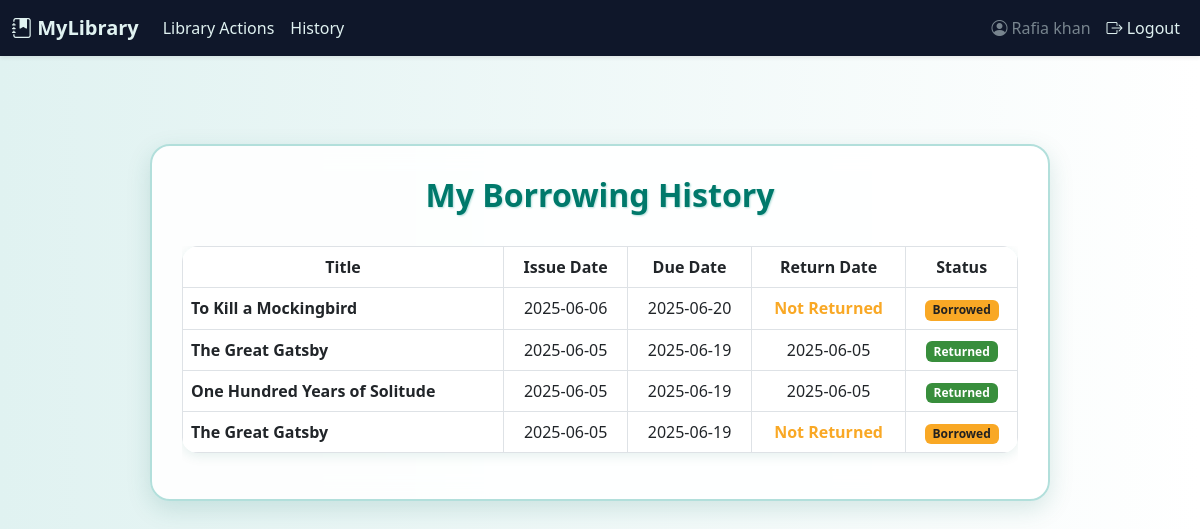
The page /user_history (signed in) on the database as committed earlier.
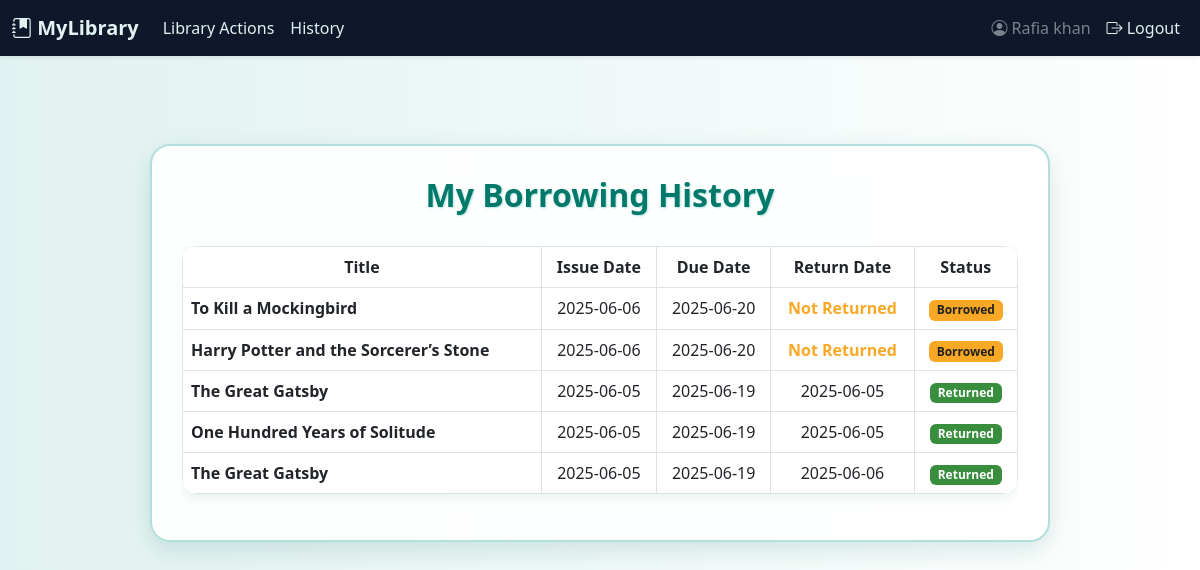
The same page on the database as committed later.
### tables this page shows
CREATE TABLE Transactions (
    transaction_id INTEGER PRIMARY KEY AUTOINCREMENT,
    user_id INTEGER,
    book_id INTEGER,
    issue_date DATE NOT NULL,
    due_date DATE NOT NULL,
    return_date DATE,
    status TEXT DEFAULT 'borrowed',
    FOREIGN KEY (user_id) REFERENCES Users(user_id),
    FOREIGN KEY (book_id) REFERENCES Books(book_id)
);

CREATE TABLE Books (
    book_id INTEGER PRIMARY KEY AUTOINCREMENT,
    title TEXT NOT NULL,
    author_name TEXT,
    edition TEXT,
    publisher TEXT,
    language TEXT,
    published_year INTEGER,
    total_copies INTEGER DEFAULT 1,
    available_copies INTEGER DEFAULT 1
);

### routes/book_routes.py (the view)
    def wrapper(*args, **kwargs):
        if 'user_id' not in session:
            return redirect(url_for('auth.auth'))
        return view_func(*args, **kwargs)

### routes/book_routes.py (called while the page is built)
def login_required(view_func):
    def wrapper(*args, **kwargs):
        if 'user_id' not in session:
            return redirect(url_for('auth.auth'))
        return view_func(*args, **kwargs)
    wrapper.__name__ = view_func.__name__
    return wrapper

@book_bp.route('/user_history', methods=['GET'])
@login_required
def user_history():
    user_id = session['user_id']
    conn = sqlite3.connect('library.db')
    conn.row_factory = sqlite3.Row
    c = conn.cursor()
    c.execute("""
        SELECT B.title, T.issue_date, T.due_date, T.return_date, T.status
        FROM Transactions T
        JOIN Books B ON T.book_id = B.book_id
        WHERE T.user_id = ?
        ORDER BY T.issue_date DESC
    """, (user_id,))
    records = c.fetchall()
    conn.close()
    return render_template('user_history.html', records=records)

### templates/user_history.html (shortened to what this page needs)
{% extends 'base.html' %}
{% block content %}
<div class="glass-card">
    <h2 class="section-title">My Borrowing History</h2>
    {% if records %}
    <div class="table-responsive">
        <table class="table table-hover table-bordered align-middle text-center rounded-4 overflow-hidden">
            <thead>
                <tr>
                    <th>Title</th>
                    <th>Issue Date</th>
                    <th>Due Date</th>
                    <th>Return Date</th>
                    <th>Status</th>
                </tr>
            </thead>
            <tbody>
                {% for record in records %}
                <tr>
                    <td class="text-start fw-semibold">{{ record.title }}</td>
                    <td>{{ record.issue_date }}</td>
                    <td>{{ record.due_date }}</td>
                    <td>
                        {% if record.return_date %}
                            {{ record.return_date }}
                        {% else %}
                            <span class="text-warning">Not Returned</span>
                        {% endif %}
                    </td>
                    <td>
                        {% if record.status|lower == 'borrowed' %}
                            <span class="badge bg-warning">Borrowed</span>
                        {% elif record.status|lower == 'returned' %}
                            <span class="badge bg-success">Returned</span>
                        {% elif record.status|lower == 'overdue' %}
                            <span class="badge bg-danger">Overdue</span>
                        {% else %}
                            <span class="badge bg-secondary">{{ record.status }}</span>
                        {% endif %}
                    </td>
                </tr>
                {% endfor %}
            </tbody>
        </table>
    </div>
    {% else %}
    <div class="no-records">
        <i class="bi bi-hourglass-split"></i>
        <p>You haven't borrowed any books yet.</p>
    </div>
    {% endif %}
</div>
{% endblock %}

### templates/base.html (shortened to what this page needs)
<!DOCTYPE html>
<html lang="en">
<head>
    <link rel="stylesheet" href="https://cdn.jsdelivr.net/npm/bootstrap@5.3.0/dist/css/bootstrap.min.css">
    <link rel="stylesheet" href="https://cdn.jsdelivr.net/npm/bootstrap-icons@1.10.5/font/bootstrap-icons.css">
</head>
<body>
    <nav class="navbar navbar-expand-lg navbar-custom shadow-sm">
        <div class="container-fluid">
            <a class="navbar-brand fw-semibold" href="/"><i class="bi bi-journal-bookmark-fill"></i> MyLibrary</a>
            <div class="collapse navbar-collapse" id="navbarNav">
                <ul class="navbar-nav me-auto">
                    {% if session.get('user_id') %}
                        <li class="nav-item"><a class="nav-link" href="/library_actions">Library Actions</a></li>
                        <li class="nav-item"><a class="nav-link" href="/user_history">History</a></li>
                    {% else %}
                        <li class="nav-item"><a class="nav-link" href="{{ url_for('auth.login') }}">Login</a></li>
                        <li class="nav-item"><a class="nav-link" href="{{ url_for('auth.register') }}">Register</a></li>
                    {% endif %}
                </ul>
                {% if session.get('user_id') %}
                <ul class="navbar-nav ms-auto">
                    <li class="nav-item d-flex align-items-center">
                        <span class="nav-link disabled">
                            <i class="bi bi-person-circle"></i> {{ session.get('username') }}
                        </span>
                    </li>
                    <li class="nav-item">
                        <a class="nav-link" href="/logout">
                            <i class="bi bi-box-arrow-right"></i> Logout
                        </a>
                    </li>
                </ul>
                {% endif %}
            </div>
        </div>
    </nav>
    <div class="container py-4">
        {% block content %}{% endblock %}
    </div>
</body>
</html>

### templates/base.html (style rules this page uses)
.navbar-custom { background-color: #0f172a; }
.navbar-brand, .nav-link { color: #e0f2f1 !important; transition: color 0.3s ease, text-shadow 0.3s ease; }
.nav-link.disabled { color: rgba(224, 242, 241, 0.5) !important; }
body { background-color: #f8fafc; font-family: 'Segoe UI', Tahoma, Geneva, Verdana, sans-serif; }

### templates/user_history.html (style rules this page uses)
body { background: linear-gradient(to right, #e0f2f1, #ffffff); }
.glass-card { backdrop-filter: blur(15px); background: rgba(255, 255, 255, 0.9); border-radius: 20px; box-shadow: 0 8px 25px rgba(0, 105, 92, 0.15); padding: 30px; max-width: 900px; width: 100%; margin: 3rem auto; border: 2px solid #b2dfdb; }
h2.section-title { font-weight: 700; color: #00796b; text-align: center; margin-bottom: 2rem; text-shadow: 1px 1px 2px #b2dfdb; }
table { background-color: #ffffff; border-radius: 12px; overflow: hidden; box-shadow: 0 3px 12px rgba(0, 105, 92, 0.1); }
thead { background-color: #e0f2f1; color: #004d40; font-weight: 600; }
td, th { padding: 12px 15px; vertical-align: middle; }
.text-warning { color: #f9a825 !important; font-weight: 600; }
.badge.bg-warning { background-color: #f9a825 !important; color: #212121; font-weight: 600; }
.badge.bg-success { background-color: #388e3c !important; font-weight: 600; }

Rows that differ between the two databases and show on the page:
added Transactions: title "Harry Potter and the Sorcerer’s Stone", issue_date "2025-06-06", due_date "2025-06-20", shows "Not Returned", status "Borrowed"
changed Transactions (number 5 of 5 on the later page): return_date (not shown) → "2025-06-06"; status "Borrowed" → "Returned"; no longer shows "Not Returned"
